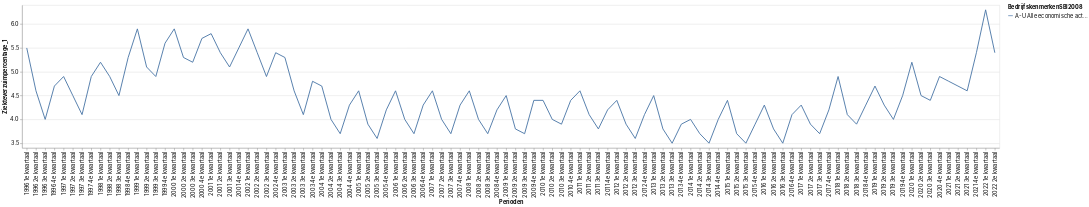

Notebook cell for this chart:
### Code cell
DeepnoteChart(df_nl_q, """{"data":{"name":"placeholder"},"mark":{"type":"line","tooltip":true},"height":440,"$schema":"https://vega.github.io/schema/vega-lite/v4.json","autosize":{"type":"fit"},"encoding":{"x":{"sort":null,"type":"nominal","field":"Perioden","scale":{"type":"linear","zero":false}},"y":{"sort":null,"type":"quantitative","field":"Ziekteverzuimpercentage_1","scale":{"type":"linear","zero":false}},"color":{"sort":null,"type":"nominal","field":"BedrijfskenmerkenSBI2008","scale":{"type":"linear","zero":false}}},"width":"container","config":{"legend":{"labelFont":"Inter, sans-serif","labelFontSize":12,"titleFont":"Inter, sans-serif","titleFontSize":12,"titleFontWeight":"bold"},"title":{"anchor":"start","color":"#000000","font":"Inter, sans-serif","fontSize":22,"fontWeight":"normal"},"axis":{"labelFont":"Inter, sans-serif","labelFontSize":12,"labelFontWeight":"normal","titleFont":"Inter, sans-serif","titleFontSize":12,"titleFontWeight":"bold","labelOverlap":"greedy"}}}""")

### Figure 1 — Vega-Lite specification as saved in the notebook (floating-point values rounded to 4 significant figures)
{"data": {"values": [{"ID": 0, "BedrijfskenmerkenSBI2008": "A-U Alle economische activiteiten", "Perioden": "1996 1e kwartaal", "Ziekteverzuimpercentage_1": 5.5}, {"ID": 1, "BedrijfskenmerkenSBI2008": "A-U Alle economische activiteiten", "Perioden": "1996 2e kwartaal", "Ziekteverzuimpercentage_1": 4.6}, {"ID": 2, "BedrijfskenmerkenSBI2008": "A-U Alle economische activiteiten", "Perioden": "1996 3e kwartaal", "Ziekteverzuimpercentage_1": 4}, {"ID": 3, "BedrijfskenmerkenSBI2008": "A-U Alle economische activiteiten", "Perioden": "1996 4e kwartaal", "Ziekteverzuimpercentage_1": 4.7}, {"ID": 5, "BedrijfskenmerkenSBI2008": "A-U Alle economische activiteiten", "Perioden": "1997 1e kwartaal", "Ziekteverzuimpercentage_1": 4.9}, {"ID": 6, "BedrijfskenmerkenSBI2008": "A-U Alle economische activiteiten", "Perioden": "1997 2e kwartaal", "Ziekteverzuimpercentage_1": 4.5}, {"ID": 7, "BedrijfskenmerkenSBI2008": "A-U Alle economische activiteiten", "Perioden": "1997 3e kwartaal", "Ziekteverzuimpercentage_1": 4.1}, {"ID": 8, "BedrijfskenmerkenSBI2008": "A-U Alle economische activiteiten", "Perioden": "1997 4e kwartaal", "Ziekteverzuimpercentage_1": 4.9}, {"ID": 10, "BedrijfskenmerkenSBI2008": "A-U Alle economische activiteiten", "Perioden": "1998 1e kwartaal", "Ziekteverzuimpercentage_1": 5.2}, {"ID": 11, "BedrijfskenmerkenSBI2008": "A-U Alle economische activiteiten", "Perioden": "1998 2e kwartaal", "Ziekteverzuimpercentage_1": 4.9}, {"ID": 12, "BedrijfskenmerkenSBI2008": "A-U Alle economische activiteiten", "Perioden": "1998 3e kwartaal", "Ziekteverzuimpercentage_1": 4.5}, {"ID": 13, "BedrijfskenmerkenSBI2008": "A-U Alle economische activiteiten", "Perioden": "1998 4e kwartaal", "Ziekteverzuimpercentage_1": 5.3}, {"ID": 15, "BedrijfskenmerkenSBI2008": "A-U Alle economische activiteiten", "Perioden": "1999 1e kwartaal", "Ziekteverzuimpercentage_1": 5.9}, {"ID": 16, "BedrijfskenmerkenSBI2008": "A-U Alle economische activiteiten", "Perioden": "1999 2e kwartaal", "Ziekteverzuimpercentage_1": 5.1}, {"ID": 17, "BedrijfskenmerkenSBI2008": "A-U Alle economische activiteiten", "Perioden": "1999 3e kwartaal", "Ziekteverzuimpercentage_1": 4.9}, {"ID": 18, "BedrijfskenmerkenSBI2008": "A-U Alle economische activiteiten", "Perioden": "1999 4e kwartaal", "Ziekteverzuimpercentage_1": 5.6}, {"ID": 20, "BedrijfskenmerkenSBI2008": "A-U Alle economische activiteiten", "Perioden": "2000 1e kwartaal", "Ziekteverzuimpercentage_1": 5.9}, {"ID": 21, "BedrijfskenmerkenSBI2008": "A-U Alle economische activiteiten", "Perioden": "2000 2e kwartaal", "Ziekteverzuimpercentage_1": 5.3}, {"ID": 22, "BedrijfskenmerkenSBI2008": "A-U Alle economische activiteiten", "Perioden": "2000 3e kwartaal", "Ziekteverzuimpercentage_1": 5.2}, {"ID": 23, "BedrijfskenmerkenSBI2008": "A-U Alle economische activiteiten", "Perioden": "2000 4e kwartaal", "Ziekteverzuimpercentage_1": 5.7}, {"ID": 25, "BedrijfskenmerkenSBI2008": "A-U Alle economische activiteiten", "Perioden": "2001 1e kwartaal", "Ziekteverzuimpercentage_1": 5.8}, {"ID": 26, "BedrijfskenmerkenSBI2008": "A-U Alle economische activiteiten", "Perioden": "2001 2e kwartaal", "Ziekteverzuimpercentage_1": 5.4}, {"ID": 27, "BedrijfskenmerkenSBI2008": "A-U Alle economische activiteiten", "Perioden": "2001 3e kwartaal", "Ziekteverzuimpercentage_1": 5.1}, {"ID": 28, "BedrijfskenmerkenSBI2008": "A-U Alle economische activiteiten", "Perioden": "2001 4e kwartaal", "Ziekteverzuimpercentage_1": 5.5}, {"ID": 30, "BedrijfskenmerkenSBI2008": "A-U Alle economische activiteiten", "Perioden": "2002 1e kwartaal", "Ziekteverzuimpercentage_1": 5.9}, {"ID": 31, "BedrijfskenmerkenSBI2008": "A-U Alle economische activiteiten", "Perioden": "2002 2e kwartaal", "Ziekteverzuimpercentage_1": 5.4}, {"ID": 32, "BedrijfskenmerkenSBI2008": "A-U Alle economische activiteiten", "Perioden": "2002 3e kwartaal", "Ziekteverzuimpercentage_1": 4.9}, {"ID": 33, "BedrijfskenmerkenSBI2008": "A-U Alle economische activiteiten", "Perioden": "2002 4e kwartaal", "Ziekteverzuimpercentage_1": 5.4}, {"ID": 35, "BedrijfskenmerkenSBI2008": "A-U Alle economische activiteiten", "Perioden": "2003 1e kwartaal", "Ziekteverzuimpercentage_1": 5.3}, {"ID": 36, "BedrijfskenmerkenSBI2008": "A-U Alle economische activiteiten", "Perioden": "2003 2e kwartaal", "Ziekteverzuimpercentage_1": 4.6}, {"ID": 37, "BedrijfskenmerkenSBI2008": "A-U Alle economische activiteiten", "Perioden": "2003 3e kwartaal", "Ziekteverzuimpercentage_1": 4.1}, {"ID": 38, "BedrijfskenmerkenSBI2008": "A-U Alle economische activiteiten", "Perioden": "2003 4e kwartaal", "Ziekteverzuimpercentage_1": 4.8}, {"ID": 40, "BedrijfskenmerkenSBI2008": "A-U Alle economische activiteiten", "Perioden": "2004 1e kwartaal", "Ziekteverzuimpercentage_1": 4.7}, {"ID": 41, "BedrijfskenmerkenSBI2008": "A-U Alle economische activiteiten", "Perioden": "2004 2e kwartaal", "Ziekteverzuimpercentage_1": 4}, {"ID": 42, "BedrijfskenmerkenSBI2008": "A-U Alle economische activiteiten", "Perioden": "2004 3e kwartaal", "Ziekteverzuimpercentage_1": 3.7}, {"ID": 43, "BedrijfskenmerkenSBI2008": "A-U Alle economische activiteiten", "Perioden": "2004 4e kwartaal", "Ziekteverzuimpercentage_1": 4.3}, {"ID": 45, "BedrijfskenmerkenSBI2008": "A-U Alle economische activiteiten", "Perioden": "2005 1e kwartaal", "Ziekteverzuimpercentage_1": 4.6}, {"ID": 46, "BedrijfskenmerkenSBI2008": "A-U Alle economische activiteiten", "Perioden": "2005 2e kwartaal", "Ziekteverzuimpercentage_1": 3.9}, {"ID": 47, "BedrijfskenmerkenSBI2008": "A-U Alle economische activiteiten", "Perioden": "2005 3e kwartaal", "Ziekteverzuimpercentage_1": 3.6}, {"ID": 48, "BedrijfskenmerkenSBI2008": "A-U Alle economische activiteiten", "Perioden": "2005 4e kwartaal", "Ziekteverzuimpercentage_1": 4.2}, {"ID": 50, "BedrijfskenmerkenSBI2008": "A-U Alle economische activiteiten", "Perioden": "2006 1e kwartaal", "Ziekteverzuimpercentage_1": 4.6}, {"ID": 51, "BedrijfskenmerkenSBI2008": "A-U Alle economische activiteiten", "Perioden": "2006 2e kwartaal", "Ziekteverzuimpercentage_1": 4}, {"ID": 52, "BedrijfskenmerkenSBI2008": "A-U Alle economische activiteiten", "Perioden": "2006 3e kwartaal", "Ziekteverzuimpercentage_1": 3.7}, {"ID": 53, "BedrijfskenmerkenSBI2008": "A-U Alle economische activiteiten", "Perioden": "2006 4e kwartaal", "Ziekteverzuimpercentage_1": 4.3}, {"ID": 55, "BedrijfskenmerkenSBI2008": "A-U Alle economische activiteiten", "Perioden": "2007 1e kwartaal", "Ziekteverzuimpercentage_1": 4.6}, {"ID": 56, "BedrijfskenmerkenSBI2008": "A-U Alle economische activiteiten", "Perioden": "2007 2e kwartaal", "Ziekteverzuimpercentage_1": 4}, {"ID": 57, "BedrijfskenmerkenSBI2008": "A-U Alle economische activiteiten", "Perioden": "2007 3e kwartaal", "Ziekteverzuimpercentage_1": 3.7}, {"ID": 58, "BedrijfskenmerkenSBI2008": "A-U Alle economische activiteiten", "Perioden": "2007 4e kwartaal", "Ziekteverzuimpercentage_1": 4.3}, {"ID": 60, "BedrijfskenmerkenSBI2008": "A-U Alle economische activiteiten", "Perioden": "2008 1e kwartaal", "Ziekteverzuimpercentage_1": 4.6}, {"ID": 61, "BedrijfskenmerkenSBI2008": "A-U Alle economische activiteiten", "Perioden": "2008 2e kwartaal", "Ziekteverzuimpercentage_1": 4}, {"ID": 62, "BedrijfskenmerkenSBI2008": "A-U Alle economische activiteiten", "Perioden": "2008 3e kwartaal", "Ziekteverzuimpercentage_1": 3.7}, {"ID": 63, "BedrijfskenmerkenSBI2008": "A-U Alle economische activiteiten", "Perioden": "2008 4e kwartaal", "Ziekteverzuimpercentage_1": 4.2}, {"ID": 65, "BedrijfskenmerkenSBI2008": "A-U Alle economische activiteiten", "Perioden": "2009 1e kwartaal", "Ziekteverzuimpercentage_1": 4.5}, {"ID": 66, "BedrijfskenmerkenSBI2008": "A-U Alle economische activiteiten", "Perioden": "2009 2e kwartaal", "Ziekteverzuimpercentage_1": 3.8}, {"ID": 67, "BedrijfskenmerkenSBI2008": "A-U Alle economische activiteiten", "Perioden": "2009 3e kwartaal", "Ziekteverzuimpercentage_1": 3.7}, {"ID": 68, "BedrijfskenmerkenSBI2008": "A-U Alle economische activiteiten", "Perioden": "2009 4e kwartaal", "Ziekteverzuimpercentage_1": 4.4}, {"ID": 70, "BedrijfskenmerkenSBI2008": "A-U Alle economische activiteiten", "Perioden": "2010 1e kwartaal", "Ziekteverzuimpercentage_1": 4.4}, {"ID": 71, "BedrijfskenmerkenSBI2008": "A-U Alle economische activiteiten", "Perioden": "2010 2e kwartaal", "Ziekteverzuimpercentage_1": 4}, {"ID": 72, "BedrijfskenmerkenSBI2008": "A-U Alle economische activiteiten", "Perioden": "2010 3e kwartaal", "Ziekteverzuimpercentage_1": 3.9}, {"ID": 73, "BedrijfskenmerkenSBI2008": "A-U Alle economische activiteiten", "Perioden": "2010 4e kwartaal", "Ziekteverzuimpercentage_1": 4.4}, {"ID": 75, "BedrijfskenmerkenSBI2008": "A-U Alle economische activiteiten", "Perioden": "2011 1e kwartaal", "Ziekteverzuimpercentage_1": 4.6}, {"ID": 76, "BedrijfskenmerkenSBI2008": "A-U Alle economische activiteiten", "Perioden": "2011 2e kwartaal", "Ziekteverzuimpercentage_1": 4.1}, {"ID": 77, "BedrijfskenmerkenSBI2008": "A-U Alle economische activiteiten", "Perioden": "2011 3e kwartaal", "Ziekteverzuimpercentage_1": 3.8}, {"ID": 78, "BedrijfskenmerkenSBI2008": "A-U Alle economische activiteiten", "Perioden": "2011 4e kwartaal", "Ziekteverzuimpercentage_1": 4.2}, {"ID": 80, "BedrijfskenmerkenSBI2008": "A-U Alle economische activiteiten", "Perioden": "2012 1e kwartaal", "Ziekteverzuimpercentage_1": 4.4}, {"ID": 81, "BedrijfskenmerkenSBI2008": "A-U Alle economische activiteiten", "Perioden": "2012 2e kwartaal", "Ziekteverzuimpercentage_1": 3.9}, {"ID": 82, "BedrijfskenmerkenSBI2008": "A-U Alle economische activiteiten", "Perioden": "2012 3e kwartaal", "Ziekteverzuimpercentage_1": 3.6}, {"ID": 83, "BedrijfskenmerkenSBI2008": "A-U Alle economische activiteiten", "Perioden": "2012 4e kwartaal", "Ziekteverzuimpercentage_1": 4.1}, {"ID": 85, "BedrijfskenmerkenSBI2008": "A-U Alle economische activiteiten", "Perioden": "2013 1e kwartaal", "Ziekteverzuimpercentage_1": 4.5}, {"ID": 86, "BedrijfskenmerkenSBI2008": "A-U Alle economische activiteiten", "Perioden": "2013 2e kwartaal", "Ziekteverzuimpercentage_1": 3.8}, {"ID": 87, "BedrijfskenmerkenSBI2008": "A-U Alle economische activiteiten", "Perioden": "2013 3e kwartaal", "Ziekteverzuimpercentage_1": 3.5}, {"ID": 88, "BedrijfskenmerkenSBI2008": "A-U Alle economische activiteiten", "Perioden": "2013 4e kwartaal", "Ziekteverzuimpercentage_1": 3.9}, {"ID": 90, "BedrijfskenmerkenSBI2008": "A-U Alle economische activiteiten", "Perioden": "2014 1e kwartaal", "Ziekteverzuimpercentage_1": 4}, {"ID": 91, "BedrijfskenmerkenSBI2008": "A-U Alle economische activiteiten", "Perioden": "2014 2e kwartaal", "Ziekteverzuimpercentage_1": 3.7}, {"ID": 92, "BedrijfskenmerkenSBI2008": "A-U Alle economische activiteiten", "Perioden": "2014 3e kwartaal", "Ziekteverzuimpercentage_1": 3.5}, {"ID": 93, "BedrijfskenmerkenSBI2008": "A-U Alle economische activiteiten", "Perioden": "2014 4e kwartaal", "Ziekteverzuimpercentage_1": 4}, {"ID": 95, "BedrijfskenmerkenSBI2008": "A-U Alle economische activiteiten", "Perioden": "2015 1e kwartaal", "Ziekteverzuimpercentage_1": 4.4}, {"ID": 96, "BedrijfskenmerkenSBI2008": "A-U Alle economische activiteiten", "Perioden": "2015 2e kwartaal", "Ziekteverzuimpercentage_1": 3.7}, {"ID": 97, "BedrijfskenmerkenSBI2008": "A-U Alle economische activiteiten", "Perioden": "2015 3e kwartaal", "Ziekteverzuimpercentage_1": 3.5}, {"ID": 98, "BedrijfskenmerkenSBI2008": "A-U Alle economische activiteiten", "Perioden": "2015 4e kwartaal", "Ziekteverzuimpercentage_1": 3.9}, {"ID": 100, "BedrijfskenmerkenSBI2008": "A-U Alle economische activiteiten", "Perioden": "2016 1e kwartaal", "Ziekteverzuimpercentage_1": 4.3}, {"ID": 101, "BedrijfskenmerkenSBI2008": "A-U Alle economische activiteiten", "Perioden": "2016 2e kwartaal", "Ziekteverzuimpercentage_1": 3.8}, {"ID": 102, "BedrijfskenmerkenSBI2008": "A-U Alle economische activiteiten", "Perioden": "2016 3e kwartaal", "Ziekteverzuimpercentage_1": 3.5}, {"ID": 103, "BedrijfskenmerkenSBI2008": "A-U Alle economische activiteiten", "Perioden": "2016 4e kwartaal", "Ziekteverzuimpercentage_1": 4.1}, {"ID": 105, "BedrijfskenmerkenSBI2008": "A-U Alle economische activiteiten", "Perioden": "2017 1e kwartaal", "Ziekteverzuimpercentage_1": 4.3}, {"ID": 106, "BedrijfskenmerkenSBI2008": "A-U Alle economische activiteiten", "Perioden": "2017 2e kwartaal", "Ziekteverzuimpercentage_1": 3.9}, {"ID": 107, "BedrijfskenmerkenSBI2008": "A-U Alle economische activiteiten", "Perioden": "2017 3e kwartaal", "Ziekteverzuimpercentage_1": 3.7}, {"ID": 108, "BedrijfskenmerkenSBI2008": "A-U Alle economische activiteiten", "Perioden": "2017 4e kwartaal", "Ziekteverzuimpercentage_1": 4.2}, {"ID": 110, "BedrijfskenmerkenSBI2008": "A-U Alle economische activiteiten", "Perioden": "2018 1e kwartaal", "Ziekteverzuimpercentage_1": 4.9}, {"ID": 111, "BedrijfskenmerkenSBI2008": "A-U Alle economische activiteiten", "Perioden": "2018 2e kwartaal", "Ziekteverzuimpercentage_1": 4.1}, {"ID": 112, "BedrijfskenmerkenSBI2008": "A-U Alle economische activiteiten", "Perioden": "2018 3e kwartaal", "Ziekteverzuimpercentage_1": 3.9}, {"ID": 113, "BedrijfskenmerkenSBI2008": "A-U Alle economische activiteiten", "Perioden": "2018 4e kwartaal", "Ziekteverzuimpercentage_1": 4.3}, {"ID": 115, "BedrijfskenmerkenSBI2008": "A-U Alle economische activiteiten", "Perioden": "2019 1e kwartaal", "Ziekteverzuimpercentage_1": 4.7}, {"ID": 116, "BedrijfskenmerkenSBI2008": "A-U Alle economische activiteiten", "Perioden": "2019 2e kwartaal", "Ziekteverzuimpercentage_1": 4.3}, {"ID": 117, "BedrijfskenmerkenSBI2008": "A-U Alle economische activiteiten", "Perioden": "2019 3e kwartaal", "Ziekteverzuimpercentage_1": 4}, {"ID": 118, "BedrijfskenmerkenSBI2008": "A-U Alle economische activiteiten", "Perioden": "2019 4e kwartaal", "Ziekteverzuimpercentage_1": 4.5}, {"ID": 120, "BedrijfskenmerkenSBI2008": "A-U Alle economische activiteiten", "Perioden": "2020 1e kwartaal", "Ziekteverzuimpercentage_1": 5.2}, {"ID": 121, "BedrijfskenmerkenSBI2008": "A-U Alle economische activiteiten", "Perioden": "2020 2e kwartaal", "Ziekteverzuimpercentage_1": 4.5}, {"ID": 122, "BedrijfskenmerkenSBI2008": "A-U Alle economische activiteiten", "Perioden": "2020 3e kwartaal", "Ziekteverzuimpercentage_1": 4.4}, {"ID": 123, "BedrijfskenmerkenSBI2008": "A-U Alle economische activiteiten", "Perioden": "2020 4e kwartaal", "Ziekteverzuimpercentage_1": 4.9}, {"ID": 125, "BedrijfskenmerkenSBI2008": "A-U Alle economische activiteiten", "Perioden": "2021 1e kwartaal", "Ziekteverzuimpercentage_1": 4.8}, {"ID": 126, "BedrijfskenmerkenSBI2008": "A-U Alle economische activiteiten", "Perioden": "2021 2e kwartaal", "Ziekteverzuimpercentage_1": 4.7}, {"ID": 127, "BedrijfskenmerkenSBI2008": "A-U Alle economische activiteiten", "Perioden": "2021 3e kwartaal", "Ziekteverzuimpercentage_1": 4.6}, {"ID": 128, "BedrijfskenmerkenSBI2008": "A-U Alle economische activiteiten", "Perioden": "2021 4e kwartaal", "Ziekteverzuimpercentage_1": 5.4}, {"ID": 130, "BedrijfskenmerkenSBI2008": "A-U Alle economische activiteiten", "Perioden": "2022 1e kwartaal", "Ziekteverzuimpercentage_1": 6.3}, {"ID": 131, "BedrijfskenmerkenSBI2008": "A-U Alle economische activiteiten", "Perioden": "2022 2e kwartaal", "Ziekteverzuimpercentage_1": 5.4}]}, "mark": {"type": "line", "tooltip": true}, "height": 440, "$schema": "https://vega.github.io/schema/vega-lite/v4.json", "autosize": {"type": "fit"}, "encoding": {"x": {"sort": null, "type": "nominal", "field": "Perioden", "scale": {"type": "linear", "zero": false}}, "y": {"sort": null, "type": "quantitative", "field": "Ziekteverzuimpercentage_1", "scale": {"type": "linear", "zero": false}}, "color": {"sort": null, "type": "nominal", "field": "BedrijfskenmerkenSBI2008", "scale": {"type": "linear", "zero": false}}}, "width": "container", "config": {"legend": {"labelFont": "Inter, sans-serif", "labelFontSize": 12, "titleFont": "Inter, sans-serif", "titleFontSize": 12, "titleFontWeight": "bold"}, "title": {"anchor": "start", "color": "#000000", "font": "Inter, sans-serif", "fontSize": 22, "fontWeight": "normal"}, "axis": {"labelFont": "Inter, sans-serif", "labelFontSize": 12, "labelFontWeight": "normal", "titleFont": "Inter, sans-serif", "titleFontSize": 12, "titleFontWeight": "bold", "labelOverlap": "greedy"}}}
